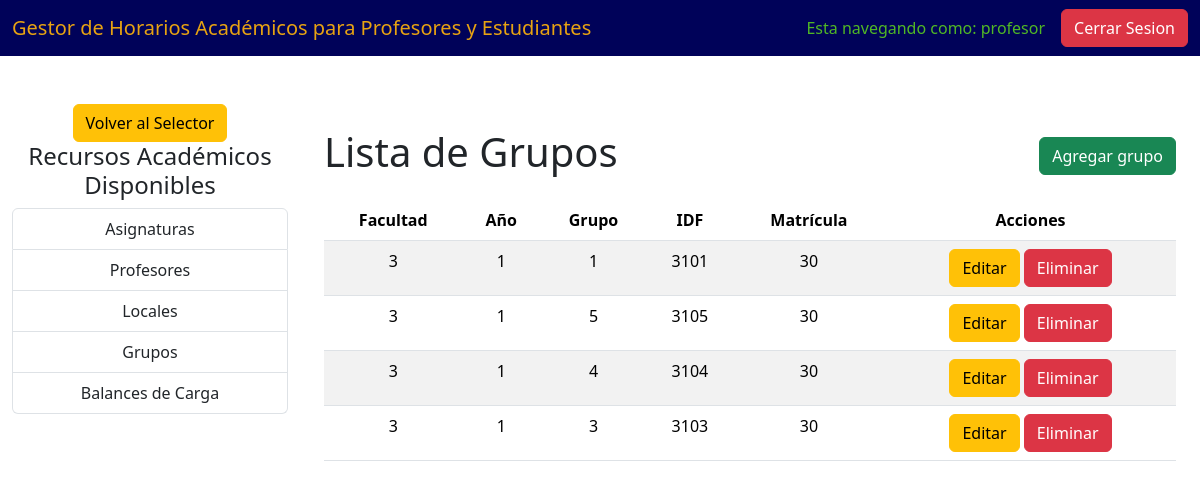
The page /recursos/ListarGrupos/ (signed in) on the database its author committed.
### Recursos/models.py (models this page shows, shortened)
class Grupo(models.Model):
    facultad = models.PositiveSmallIntegerField(default=3)
    year = models.PositiveSmallIntegerField(default=1)
    grupo = models.PositiveSmallIntegerField(default=1)
    matricula = models.PositiveSmallIntegerField(default=30)
    creador = models.ForeignKey(User, on_delete=models.CASCADE)  # Nuevo campo

### Recursos/views.py (the view)
# urls.py: path('ListarGrupos/', l_grupos, name='Listar_Grupos'),
@login_required
@grupo_requerido('Profesor de Año')
def l_grupos(request):
    is_admin = request.user.groups.filter(name='Administrador').exists()  # Verificar si es administrador
    if is_admin:
        grupos = Grupo.objects.all()
    else:
        grupos = Grupo.objects.filter(creador=request.user)
    return render(request, 'Recursos/Grupos/listar_grupos.html', {'grupos': grupos, 'is_admin': is_admin})

### Recursos/views.py (called while the page is built)
def grupo_requerido(grupo):
    def in_grupo(user):
        return user.groups.filter(name=grupo).exists()
    return user_passes_test(in_grupo)

### Recursos/templates/Recursos/Grupos/listar_grupos.html (shortened to what this page needs)
{% extends 'Recursos/recursos.html' %}
{% load static %}
{% block recurso %}
<div class="container">
    <div class="d-flex justify-content-between align-items-center mt-4 mb-3">
        <h1>Lista de Grupos</h1>
        <a href="{% url 'Crear_Grupos' %}" class="btn btn-success">Agregar grupo</a>
    </div>
    {% if grupos %}
        <table class="table table-striped">
            <thead>
                <tr>
                    <th>Facultad</th>
                    <th>Año</th>
                    <th>Grupo</th>
                    <th>IDF</th>
                    <th>Matrícula</th>
                    <th>Acciones</th>
                </tr>
            </thead>
            <tbody>
                {% for grupo in grupos %}
                <tr>
                    <td>{{ grupo.facultad }}</td>
                    <td>{{ grupo.year }}</td>
                    <td>{{ grupo.grupo }}</td>
                    <td>{{ grupo.facultad }}{{ grupo.year }}0{{ grupo.grupo }}</td>
                    <td>{{ grupo.matricula }}</td>
                    <td>
                        {% if is_admin or grupo.creador == request.user %}
                        <a href="{% url 'Editar_Grupos' grupo.id %}" class="btn btn-warning">Editar</a>
                        <a href="{% url 'Quitar_Grupos' grupo.id %}" class="btn btn-danger">Eliminar</a>
                        {% endif %}
                    </td>
                </tr>
                {% endfor %}
            </tbody>
        </table>
    {% else %}
        <div class="alert alert-info" role="alert">
            No hay grupos disponibles.
        </div>
    {% endif %}
</div>
{% endblock %}

### Recursos/templates/Recursos/recursos.html (shortened to what this page needs)
{% extends 'Base/selector.html' %}
{% block recursos %}
<div class="container-fluid mt-5">
    <div class="row justify-content-center">
        <div class="col-md-3 col-sm-12 text-center">
            <a href={% url 'Selector' %} class="btn btn-warning">Volver al Selector</a>
                <br>
                {% block admin %}
            <h4>Recursos Académicos Disponibles</h4>
            <div class="list-group text-center">
                <a href="{% url 'Listar_Asignaturas' %}" class="list-group-item list-group-item-action">Asignaturas</a>
                <a href="{% url 'Listar_Profesores' %}" class="list-group-item list-group-item-action">Profesores</a>
                <a href="{% url 'Listar_Locales' %}" class="list-group-item list-group-item-action">Locales</a>
                <a href="{% url 'Listar_Grupos' %}" class="list-group-item list-group-item-action">Grupos</a>
                <a href="{% url 'Listar_Balances' %}" class="list-group-item list-group-item-action">Balances de Carga</a>
            </div>
        </div>
        <div class="col-md-9 col-sm-12 text-center">
            {% block recurso %}
            {% endblock %}
            {% endblock %}
        </div>
    </div>
</div>
{% endblock %}

### Base/templates/Base/selector.html (shortened to what this page needs)
{% load static %}
<!DOCTYPE html>
<html lang="en">
<head>
    <link href="{% static 'css/bootstrap.min.css' %}" rel="stylesheet">
</head>
<body>
    <nav class="navbar navbar-expand-lg navbar-light" style="background-color: rgb(0, 2, 89);">
        <div class="container-fluid">
            <a class="navbar-brand" href="https://eva.uci.cu/" style="color: rgb(231, 163, 18);">
                Gestor de Horarios Académicos para Profesores y Estudiantes
            </a>
            <div class="collapse navbar-collapse" id="navbarNav">
                <div class="ms-auto d-flex align-items-center">
                    <span class="login me-3" style="color: rgb(80, 184, 37);">Esta navegando como: {{ user.username }}</span>
                    <a href={% url 'Salir' %} class="btn btn-danger">Cerrar Sesion</a>
                </div>
            </div>
        </div>
    </nav>
    {% block recursos %}{% endblock %}
</body>
</html>

### rows shown on the page
Grupo: facultad "3", year "1", grupo "1", matricula "30", shows "Editar"
Grupo: facultad "3", year "1", grupo "5", matricula "30", shows "Editar"
Grupo: facultad "3", year "1", grupo "4", matricula "30", shows "Editar"
Grupo: facultad "3", year "1", grupo "3", matricula "30", shows "Editar"

### other values the page prints
{{ user.username }} "profesor"
